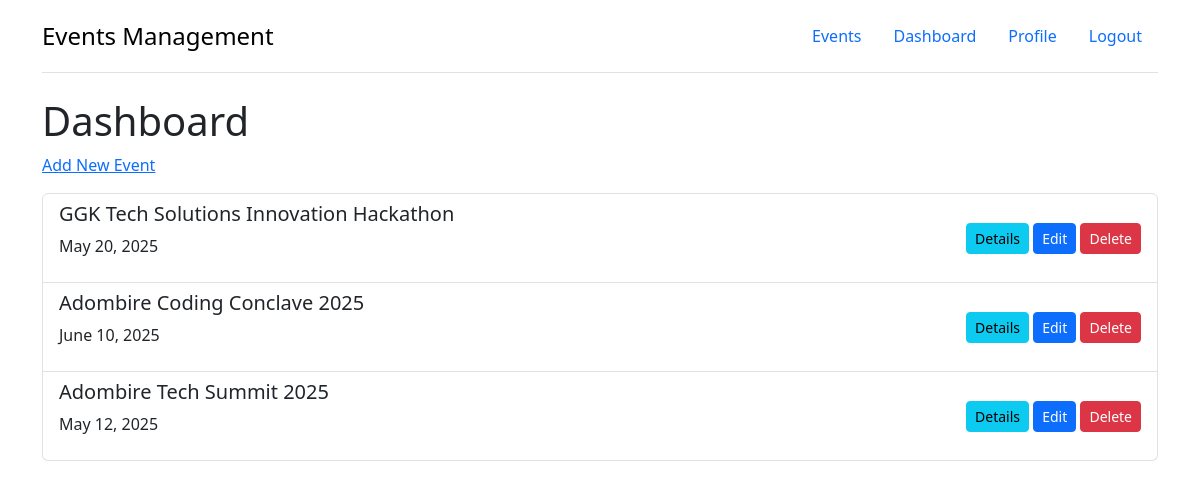
The app's page /dash/ (signed in) with its own data.
### events/models.py (models this page shows, shortened)
class Event(models.Model):
    EVENT_STATUS_CHOICES = [
        ('upcoming', 'upcoming'),
        ('ongoing', 'ongoing'),
        ('completed', 'completed')
    ]
    name = models.CharField(max_length=100)
    description = models.TextField()
    date = models.DateField()
    start_time = models.TimeField()
    end_time = models.TimeField()
    is_public = models.BooleanField(default=False)
    location = models.CharField(max_length=100, blank=True, null=True)
    max_participants = models.PositiveIntegerField()
    organizer = models.ForeignKey(
        User, on_delete=models.CASCADE, related_name='organized_events')
    venue = models.ForeignKey(
        Venue, on_delete=models.CASCADE, related_name='events')
    pub_date = models.TimeField(default=now)
    status = models.CharField(
        max_length=10, choices=EVENT_STATUS_CHOICES, default="upcoming")

### events/views.py (the view)
# urls.py: path("dash/", views.DashView.as_view(), name="dash"),
class DashView(LoginRequiredMixin, generic.ListView):
    login_url = "/login/"
    template_name = "events/dashboard.html"
    context_object_name = "events_list"
    def get_queryset(self):
        return Event.objects.filter(organizer=self.request.user).order_by("-pub_date")

### events/templates/events/dashboard.html (shortened to what this page needs)
{% extends "events/base.html" %}
{% block content %}
<h1>Dashboard</h1>
<a href="/add-event">Add New Event</a>
<ul class="list-group mt-3">
  {% for event in events_list %}
  <li class="list-group-item d-flex justify-content-between align-items-center">
    <div>
      <h5>{{ event.name }}</h5>
      <p>{{ event.date }}</p>
    </div>
    <div>
      <a href="{% url 'details' event.id %}" class="btn btn-info btn-sm"
        >Details</a
      >
      <a href="{% url 'edit_event' event.id %}" class="btn btn-primary btn-sm"
        >Edit</a
      >
      <form
        action="{% url 'delete_event' event.id %}?next={{ request.path }}"
        method="POST"
        style="display: inline"
      >
        <button
          type="submit"
          class="btn btn-danger btn-sm"
          onclick="return confirm('Are you sure you want to delete this event?');"
        >
          Delete
        </button>
      </form>
    </div>
  </li>
  {% empty %}
  <p class="text-muted">You have not created any events yet.</p>
  {% endfor %}
</ul>
{% endblock %}

### records on screen
Event: name "GGK Tech Solutions Innovation Hackathon", date "May 20, 2025"
Event: name "Adombire Coding Conclave 2025", date "June 10, 2025"
Event: name "Adombire Tech Summit 2025", date "May 12, 2025"
